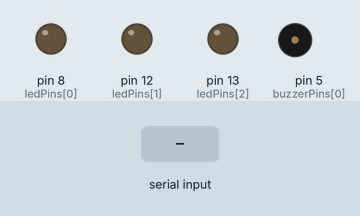
This sketch was run on a simulated Arduino Uno, built with avr-gcc and run on an emulated ATmega328P. Shown: output pins drawn as LEDs (lit = HIGH), buzzer (waves = sounding). Inputs (shaded band) come from the test bench. What the sketch prints to the serial monitor is not drawn.

Above: at 1.2 s.
1.3 s: "PLAY\n" received over Serial
At 1.36 s:
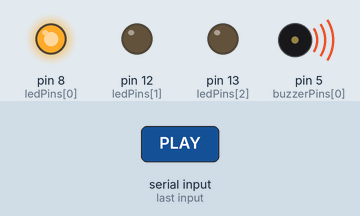
At 2.6 s:
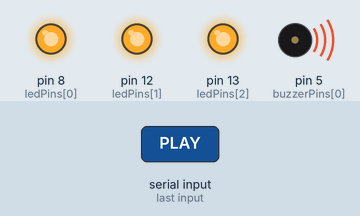
Timing chart, 0 to 4.3 s (numbered marks = the images above; inputs shaded):
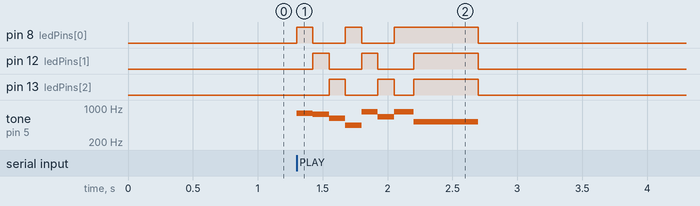

Measured:
- after the input at 1.3 s, pin 8 (ledPins[0]): goes HIGH 0.13 s, LOW 0.25 s, HIGH 0.13 s, LOW 0.25 s, HIGH 0.65 s, then LOW, starting at once; pin 12 (ledPins[1]): goes HIGH 0.13 s, LOW 0.25 s, HIGH 0.13 s, LOW 0.28 s, HIGH 0.50 s, then LOW, starting after 0.13 s

The sketch:

DuinoTone.ino
```cpp
#define NUM_BUZZERS 1
const uint8_t buzzerPins[NUM_BUZZERS] = {5};

#define NUM_LEDS 3
const uint8_t ledPins[NUM_LEDS] = {8, 12, 13};

void setup() {
  Serial.begin(115200); // Serial connection to Python
  for (uint8_t i = 0; i < NUM_BUZZERS; i++) pinMode(buzzerPins[i], OUTPUT);
  for (uint8_t i = 0; i < NUM_LEDS; i++) pinMode(ledPins[i], OUTPUT);
}

void playSequence() {
  tone(buzzerPins[0], 784, 125); digitalWrite(ledPins[0], HIGH); delay(125); digitalWrite(ledPins[0], LOW);
  tone(buzzerPins[0], 740, 125); digitalWrite(ledPins[1], HIGH); delay(125); digitalWrite(ledPins[1], LOW);
  tone(buzzerPins[0], 622, 125); digitalWrite(ledPins[2], HIGH); delay(125); digitalWrite(ledPins[2], LOW);
  tone(buzzerPins[0], 440, 125); digitalWrite(ledPins[0], HIGH); delay(125); digitalWrite(ledPins[0], LOW);
  tone(buzzerPins[0], 830, 125); digitalWrite(ledPins[1], HIGH); delay(125); digitalWrite(ledPins[1], LOW);
  tone(buzzerPins[0], 659, 125); digitalWrite(ledPins[2], HIGH); delay(125); digitalWrite(ledPins[2], LOW);
  tone(buzzerPins[0], 830, 150); digitalWrite(ledPins[0], HIGH); delay(150); digitalWrite(ledPins[0], LOW);
  tone(buzzerPins[0], 523, 500); digitalWrite(ledPins[0], HIGH); digitalWrite(ledPins[1], HIGH); digitalWrite(ledPins[2], HIGH);
  delay(500); digitalWrite(ledPins[0], LOW); digitalWrite(ledPins[1], LOW); digitalWrite(ledPins[2], LOW);
  noTone(buzzerPins[0]);
}

void loop() {
  if (Serial.available()) {
    String cmd = Serial.readStringUntil('\n');
    cmd.trim();
    if (cmd == "PLAY") {
      playSequence();
      Serial.println("DONE");
    }
  }
}
```
